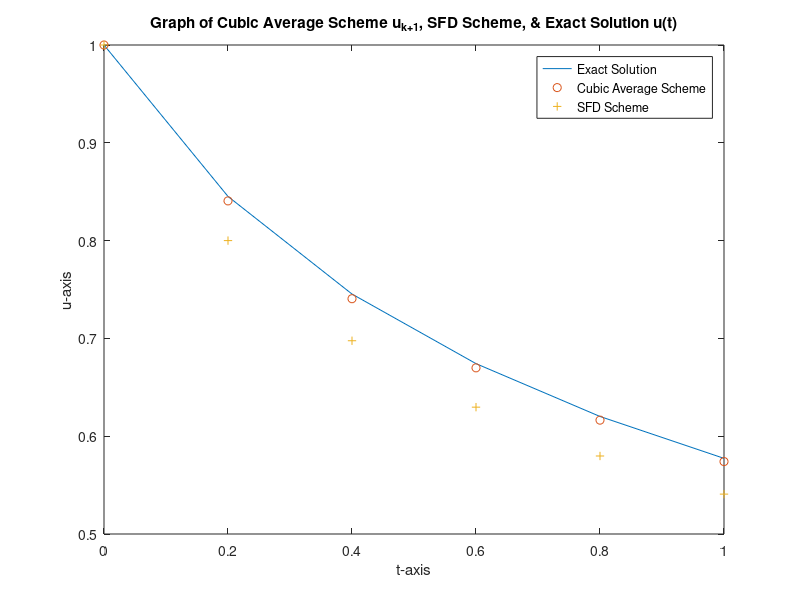

MATLAB code for this plot:
% Oxy NREUP Summer Research - CUBIC AVERAGE SCHEME
% Alexis Guevara

%{
This script numerically solves the IVP u'(t) = -u(t)^3, u(0) = u_0 > 0
Domain is a<=t<b
True Solution is u(t) = u(0)/sqrt(1+2*t*(u_0)^2)
%}

format long
f1  = @(u) -u^3;    % function
a   = 0; b  = 1;    % endpoints
u_0 = 1;    % initial condition
N_t   = input('Enter the number of partitions along the t-axis: ');
delta_t = (b-a)/N_t;
% where T = delta_t * N_t;
T = zeros(1,N_t+1);
T = a:delta_t:b;

% EXACT SOLUTION
z = 1./sqrt(2*T+1);

% STANDARD FINITE METHOD
S = zeros(1,N_t+1);
S(1) = 1;
for j = 1:N_t
    S(j+1) = -(S(j)^3)*delta_t + S(j);
end
S(1) = 1;

% n = 20
n_20 = 20; 
h_20 = (b-a)/n_20;
T_20 = zeros(1,n_20+1);
T_20 = a:h_20:b;
S20 = zeros(1,n_20+1);
S20(1) = 1;
for j = 1:n_20
    S20(j+1) = -(S20(j)^3)*h_20 + S20(j);
end
S20(1) = 1;

% n = 40
n_40 = 40;
h_40 = (b-a)/n_40;
T_40 = zeros(1,n_40+1);
T_40 = a:h_40:b;
S40 = zeros(1,n_40+1);
S40(1) = 1;
for j = 1:n_40
    S40(j+1) = -(S40(j)^3)*h_40 + S40(j);
end
S40(1) = 1;

% n = 100
n_100 = 100; 
h_100 = (b-a)/100;
T_100 = zeros(1,100+1);
T_100 = a:h_100:b;
S100 = zeros(1,n_100+1);
S100(1) = 1;
for j = 1:n_100
    S100(j+1) = -(S100(j)^3)*h_100 + S100(j);
end
S100(1) = 1;




% CUBIC AVERAGE METHOD ___________________________________________________
C = zeros(1,N_t+1);
C(1) = 1;
for j = 1:N_t
    C(j+1) = (-27*(delta_t^3)*(C(j)^3) + 54*(delta_t^2)*(C(j)) + sqrt(864*(delta_t^3) + (54*(delta_t^2)*(C(j)) - 27*(delta_t^3)*(C(j)^3))^2))^(1/3)/(3*2^(1/3)*delta_t) - (2*2^(1/3))/(-27*(delta_t^3)*(C(j)^3) + 54*(delta_t^2)*(C(j)) + sqrt(864*(delta_t^3) + (54*(delta_t^2)*(C(j)) - 27*(delta_t^3)*(C(j)^3))^2))^(1/3);
end
C(1) = 1;

% n = 20
n_20 = 20; 
h_20 = (b-a)/n_20;
T_20 = zeros(1,n_20+1);
T_20 = a:h_20:b;
C20 = zeros(1,n_20+1);
C20(1) = 1;
for j = 1:n_20
    C20(j+1) = (-27*(h_20^3)*(C20(j)^3) + 54*(h_20^2)*(C20(j)) + sqrt(864*(h_20^3) + (54*(h_20^2)*(C20(j)) - 27*(h_20^3)*(C20(j)^3))^2))^(1/3)/(3*2^(1/3)*h_20) - (2*2^(1/3))/(-27*(h_20^3)*(C20(j)^3) + 54*(h_20^2)*(C20(j)) + sqrt(864*(h_20^3) + (54*(h_20^2)*(C20(j)) - 27*(h_20^3)*(C20(j)^3))^2))^(1/3);
end
C20(1) = 1;

% n = 40
n_40 = 40;
h_40 = (b-a)/n_40;
T_40 = zeros(1,n_40+1);
T_40 = a:h_40:b;
C40 = zeros(1,n_40+1);
C40(1) = 1;
for j = 1:n_40
    C40(j+1) = (-27*(h_40^3)*(C40(j)^3) + 54*(h_40^2)*(C40(j)) + sqrt(864*(h_40^3) + (54*(h_40^2)*(C40(j)) - 27*(h_40^3)*(C40(j)^3))^2))^(1/3)/(3*2^(1/3)*h_40) - (2*2^(1/3))/(-27*(h_40^3)*(C40(j)^3) + 54*(h_40^2)*(C40(j)) + sqrt(864*(h_40^3) + (54*(h_40^2)*(C40(j)) - 27*(h_40^3)*(C40(j)^3))^2))^(1/3);;
end
C40(1) = 1;

% n = 100
n_100 = 100; 
h_100 = (b-a)/100;
T_100 = zeros(1,100+1);
T_100 = a:h_100:b;
C100 = zeros(1,n_100+1);
C100(1) = 1;
for j = 1:n_100
    C100(j+1) = (-27*(h_100^3)*(C100(j)^3) + 54*(h_100^2)*(C100(j)) + sqrt(864*(h_100^3) + (54*(h_100^2)*(C100(j)) - 27*(h_100^3)*(C100(j)^3))^2))^(1/3)/(3*2^(1/3)*h_100) - (2*2^(1/3))/(-27*(h_100^3)*(C100(j)^3) + 54*(h_100^2)*(C100(j)) + sqrt(864*(h_100^3) + (54*(h_100^2)*(C100(j)) - 27*(h_100^3)*(C100(j)^3))^2))^(1/3);;
end
C100(1) = 1;


% Plot of True Solution & Numerical Solution
plot(T,z,T,C,'o',T,S,'+')
title('Graph of Cubic Average Scheme u_{k+1}, SFD Scheme, & Exact Solution u(t)')
xlabel('t-axis')
ylabel('u-axis')
legend('Exact Solution','Cubic Average Scheme','SFD Scheme')



%{
% DISCRETE ERRORS FOR VALUES H = 1/N & PLOT
err_n_cubicavg    = abs(C-z);
err_n20_cubicavg  = abs(C20-(1./sqrt(1+2*T_20)));
err_n40_cubicavg  = abs(C40-(1./sqrt(1+2*T_40)));
err_n100_cubicavg = abs(C100-(1./sqrt(1+2*T_100)));

plot(T,err_n_cubicavg,'o', ...
    T_20,err_n20_cubicavg,'+', ...
    T_40,err_n40_cubicavg,'x', ...
    T_100,err_n100_cubicavg,'*')
title('Discrete Error of Cubic Average Scheme for Various Values of H=1/N')
xlabel('t-axis')
ylabel(['Error ' char(949) '_{k}'])
legend('N=10','N=20','N=40','N=100')
%}

%{
% create for standard finite difference
% DISCRETE ERRORS FOR VALUES H = 1/N & PLOT
err_n_sfd    = abs(S-z);
err_n20_sfd  = abs(S20-(1./sqrt(1+2*T_20)));
err_n40_sfd  = abs(S40-(1./sqrt(1+2*T_40)));
err_n100_sfd = abs(S100-(1./sqrt(1+2*T_100)));

plot(T,err_n_sfd,'o', ...
    T_20,err_n20_sfd,'+', ...
    T_40,err_n40_sfd,'x', ...
    T_100,err_n100_sfd,'*')
title('Discrete Error of SFD Scheme for Various Values of H=1/N')
xlabel('t-axis')
ylabel(['Error ' char(949) '_{k}'])
legend('N=10','N=20','N=40','N=100')
%}

%{
% PLOT ERRORS OF EACH INITIAL METHOD
error_stndrd  = abs(S - z); % STANDARD FINITE ERROR
error_cubic   = abs(C - z); % CUBIC AVERAGE ERROR

plot(T,error_stndrd,'o',T,error_cubic,'+')
title('Graph of Errors of Discrete Methods u_{k+1}')
xlabel('t-axis')
ylabel(['Error ' char(949) '_{k}'])
legend('SFD Scheme', 'Cubic Average Scheme')
%}

